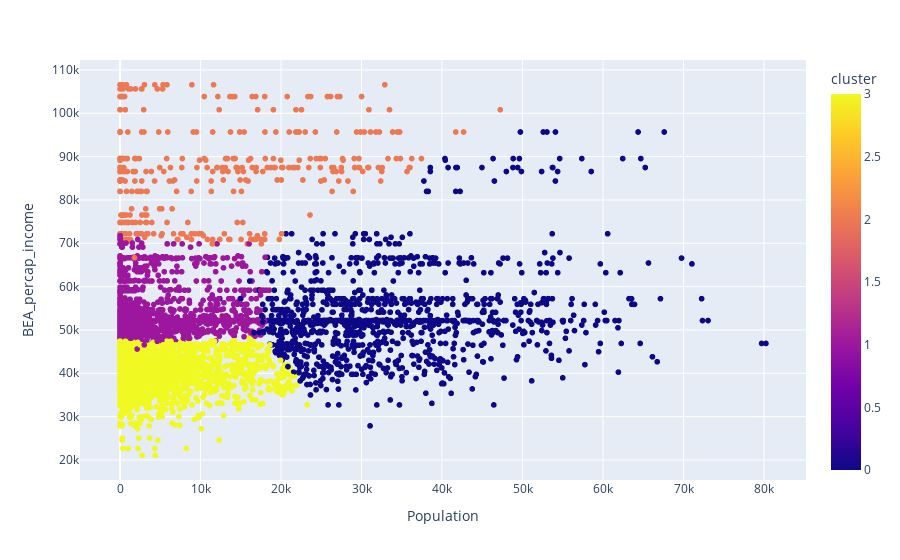

Notebook code cell kept with this figure:
### Code cell
px.scatter(zipdata, y = 'BEA_percap_income', x = 'Population', color = 'cluster')

### Figure 1 — Plotly figure (JSON) as saved in the notebook; plotly's stock layout.template omitted (floating-point values rounded to 4 significant figures; data arrays with more than 128 entries replaced by an {"elided": "..."} marker saying what was removed)
{"data": [{"hovertemplate": "Population=%{x}<br>BEA_percap_income=%{y}<br>cluster=%{marker.color}<extra></extra>", "legendgroup": "", "marker": {"color": {"elided": "6987 int values"}, "coloraxis": "coloraxis", "symbol": "circle"}, "mode": "markers", "name": "", "showlegend": false, "type": "scattergl", "x": {"elided": "6987 int values"}, "xaxis": "x", "y": {"elided": "6987 float values"}, "yaxis": "y"}], "layout": {"coloraxis": {"colorbar": {"title": {"text": "cluster"}}, "colorscale": [[0, "#0d0887"], [0.1111, "#46039f"], [0.2222, "#7201a8"], [0.3333, "#9c179e"], [0.4444, "#bd3786"], [0.5556, "#d8576b"], [0.6667, "#ed7953"], [0.7778, "#fb9f3a"], [0.8889, "#fdca26"], [1, "#f0f921"]]}, "legend": {"tracegroupgap": 0}, "margin": {"t": 60}, "xaxis": {"anchor": "y", "domain": [0, 1], "title": {"text": "Population"}}, "yaxis": {"anchor": "x", "domain": [0, 1], "title": {"text": "BEA_percap_income"}}}}
